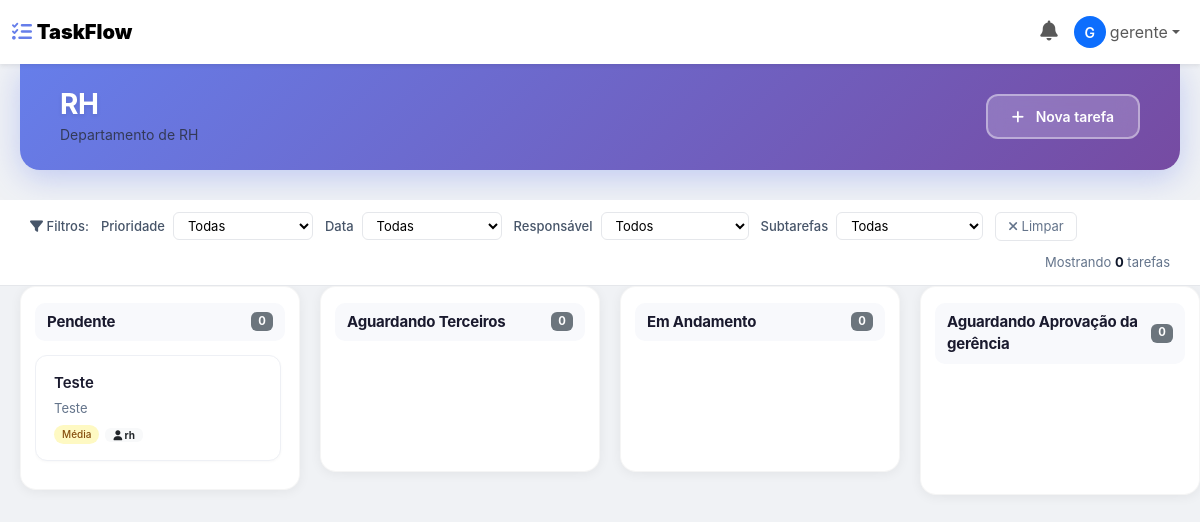
The page /board/2/ (signed in) on the database as committed earlier.
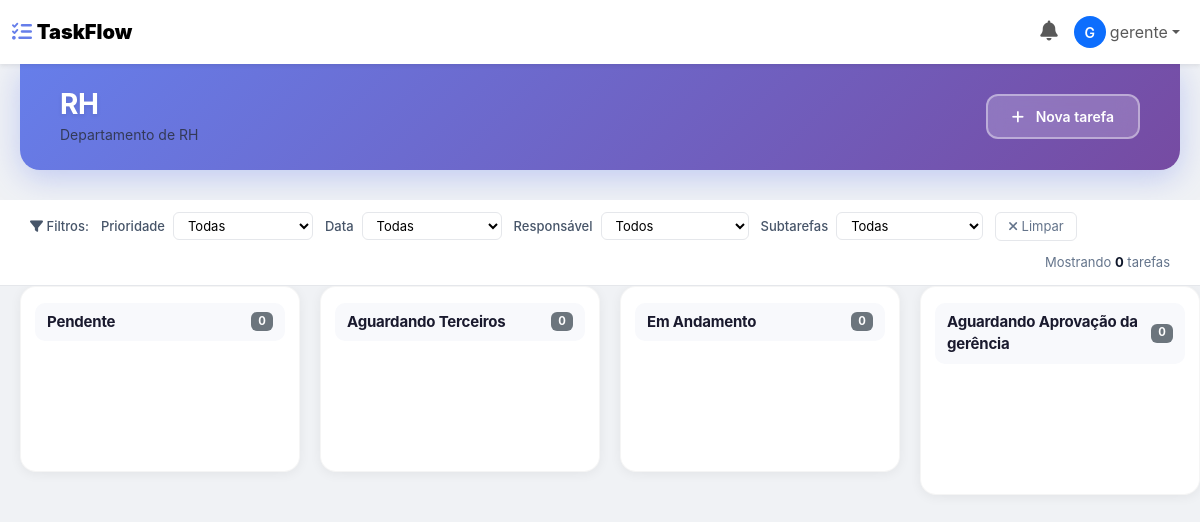
The same page on the database as committed later.
### main/models.py (models this page shows, shortened)
class Status(models.Model):
    workflow = models.ForeignKey(
        Workflow,
        on_delete=models.CASCADE,
        related_name="status"
    )
    nome = models.CharField(
        max_length=100
    )
    ordem = models.PositiveIntegerField(
        default=0
    )
    cor = models.CharField(
        max_length=20,
        default="#000000"
    )
    class Meta:
        ordering = [
            "ordem"
        ]

class Task(models.Model):
    PRIORIDADES = (
        ("baixa", "Baixa"),
        ("media", "Média"),
        ("alta", "Alta"),
        ("urgente", "Urgente"),
    )
    board = models.ForeignKey(
        Board,
        on_delete=models.CASCADE,
        related_name="tarefas"
    )
    workflow = models.ForeignKey(
        Workflow,
        on_delete=models.PROTECT,
        related_name="tarefas"
    )
    titulo = models.CharField(
        max_length=200
    )
    descricao = models.TextField(
        blank=True
    )
    prioridade = models.CharField(
        max_length=20,
        choices=PRIORIDADES,
        default="media"
    )
    status = models.ForeignKey(
        Status,
        on_delete=models.PROTECT,
        related_name="tasks"
    )
    responsavel = models.ForeignKey(
        User,
        on_delete=models.SET_NULL,
        null=True,
        blank=True,
        related_name="tarefas_responsaveis"
    )
    criado_por = models.ForeignKey(
        User,
        on_delete=models.SET_NULL,
        null=True,
        blank=True,
        related_name="tarefas_criadas"
    )
    atualizado_por = models.ForeignKey(
        User,
        on_delete=models.SET_NULL,
        null=True,
        blank=True,
        related_name="tarefas_atualizadas"
    )
    ordem = models.PositiveIntegerField(
        default=0
    )
    data_entrega = models.DateField(
        null=True,
        blank=True
    )
    criado_em = models.DateTimeField(
        auto_now_add=True
    )
    atualizado_em = models.DateTimeField(
        auto_now=True
    )
    class Meta:
        ordering = ["ordem"]

class User(AbstractUser):
    TIPOS = (
        ("admin", "Administrador"),
        ("gerente", "Gerente"),
        ("usuario", "Usuário"),
    )
    tipo = models.CharField(
        max_length=20,
        choices=TIPOS,
        default="usuario"
    )
    workspace = models.ForeignKey(
        "Workspace",
        on_delete=models.SET_NULL,
        null=True,
        blank=True,
        related_name="usuarios"
    )

### main/views.py (the view)
# urls.py: path("board/<int:board_id>/", board_view, name="board"),
@login_required
@board_access_required
def board_view(request, board_id):
    board = get_object_or_404(Board, id=board_id)
    usuario = request.user
    if not check_permission_user_board(usuario, board):
        messages.error(request, "Você não tem permissão para acessar este setor.")
        return redirect("home")
    status_list = Status.objects.filter(
        workflow__board=board
    ).order_by("ordem").prefetch_related(
        "tasks__subtasks",
        "tasks__comments",
        "tasks__history"
    )
    membros_ids = BoardMember.objects.filter(
        board=board
    ).values_list('usuario_id', flat=True)
    usuarios_board = User.objects.filter(
        id__in=membros_ids,
        workspace=usuario.workspace,
        is_active=True
    ).order_by('first_name', 'last_name')
    if usuario not in usuarios_board:
        usuarios_board = usuarios_board | User.objects.filter(id=usuario.id)
    usuarios = User.objects.filter(
        workspace=request.user.workspace,
        is_active=True
    )
    from datetime import date, timedelta
    today = date.today()
    today_plus_3 = today + timedelta(days=3)
    open_task_id = request.GET.get('open_task')
    return render(
        request,
        "board.html",
        {
            "board": board,
            "status_list": status_list,
            "usuarios": usuarios,
            "usuarios_board": usuarios_board,
            "user_tipo": usuario.tipo,
            "today": today,
            "today_plus_3": today_plus_3,
            "open_task_id": open_task_id,
        }
    )

### main/templates/board.html (shortened to what this page needs)
{% load static %}
<!DOCTYPE html>
<html lang="pt-br">
<head>
    <link href="https://cdn.jsdelivr.net/npm/bootstrap@5.3.3/dist/css/bootstrap.min.css" rel="stylesheet">
    <link rel="stylesheet" href="https://cdnjs.cloudflare.com/ajax/libs/font-awesome/6.4.0/css/all.min.css">
    <link rel="stylesheet" href="https://cdnjs.cloudflare.com/ajax/libs/at.js/1.5.4/css/jquery.atwho.min.css">
    <link rel="stylesheet" href="{% static 'css/board.css' %}">
</head>
<body>
    {% include 'navbar.html' %}
    <div class="board-header d-flex justify-content-between align-items-center">
        <div>
            <h2 class="mb-0">{{ board.nome }}</h2>
            <small class="text-muted">{{ board.descricao|default:"Sem descrição" }}</small>
        </div>
        <button class="btn btn-primary" data-bs-toggle="modal" data-bs-target="#addTaskModal">
            <i class="fas fa-plus"></i> Nova tarefa
        </button>
    </div>
    <div class="filters-section" id="filtersSection">
        <div class="filter-group">
            <label><i class="fas fa-filter"></i> Filtros:</label>
        </div>
        <div class="filter-group">
            <label>Prioridade</label>
            <select id="filterPriority">
                <option value="all">Todas</option>
            </select>
        </div>
        <div class="filter-group">
            <label>Data</label>
            <select id="filterDueDate">
                <option value="all">Todas</option>
            </select>
        </div>
        <div class="filter-group">
            <label>Responsável</label>
            <select id="filterResponsavel">
                <option value="all">Todos</option>
            </select>
        </div>
        <div class="filter-group">
            <label>Subtarefas</label>
            <select id="filterSubtasks">
                <option value="all">Todas</option>
            </select>
        </div>
        <button class="clear-filters" onclick="clearFilters()">
            <i class="fas fa-times"></i> Limpar
        </button>
        <span class="filter-stats" id="filterStats">
            Mostrando <strong id="visibleCount">0</strong> tarefas
        </span>
    </div>
    <div class="kanban-container" id="kanbanContainer">
        {% for status in status_list %}
        <div class="kanban-column" data-status="{{ status.id }}" data-status-name="{{ status.nome }}">
            <div class="column-title">
                {{ status.nome }}
                <span class="badge bg-secondary float-end" id="count-{{ status.id }}">0</span>
            </div>
            <div class="tasks" id="tasks-{{ status.id }}" data-status="{{ status.id }}">
                {% for task in status.tasks.all %}
                <div class="task-card"
                     data-task-id="{{ task.id }}"
                     data-prioridade="{{ task.prioridade }}"
                     data-responsavel="{{ task.responsavel.id|default:'unassigned' }}"
                     data-data-entrega="{{ task.data_entrega|date:'Y-m-d'|default:'' }}"
                     draggable="true"
                     onclick="openTaskModal({{ task.id }})">
                    <h4>{{ task.titulo }}</h4>
                    {% if task.descricao %}
                    <div class="task-description">{{ task.descricao|truncatechars:60 }}</div>
                    {% endif %}
                    <div class="task-meta">
                        <span class="priority-badge priority-{{ task.prioridade }}">
                            {{ task.get_prioridade_display }}
                        </span>
                        {% if task.responsavel %}
                        <span class="badge bg-light text-dark">
                            <i class="fas fa-user"></i> {{ task.responsavel.get_full_name|default:task.responsavel.username }}
                        </span>
                        {% endif %}
                    </div>
                </div>
                {% endfor %}
            </div>
        </div>
        {% endfor %}
    </div>
</body>
</html>

Rows that differ between the two databases and show on the page:
removed Task: titulo "Teste", descricao "Teste", prioridade "Média", responsavel.get_full_name "rh", shown under Status "Pendente"
